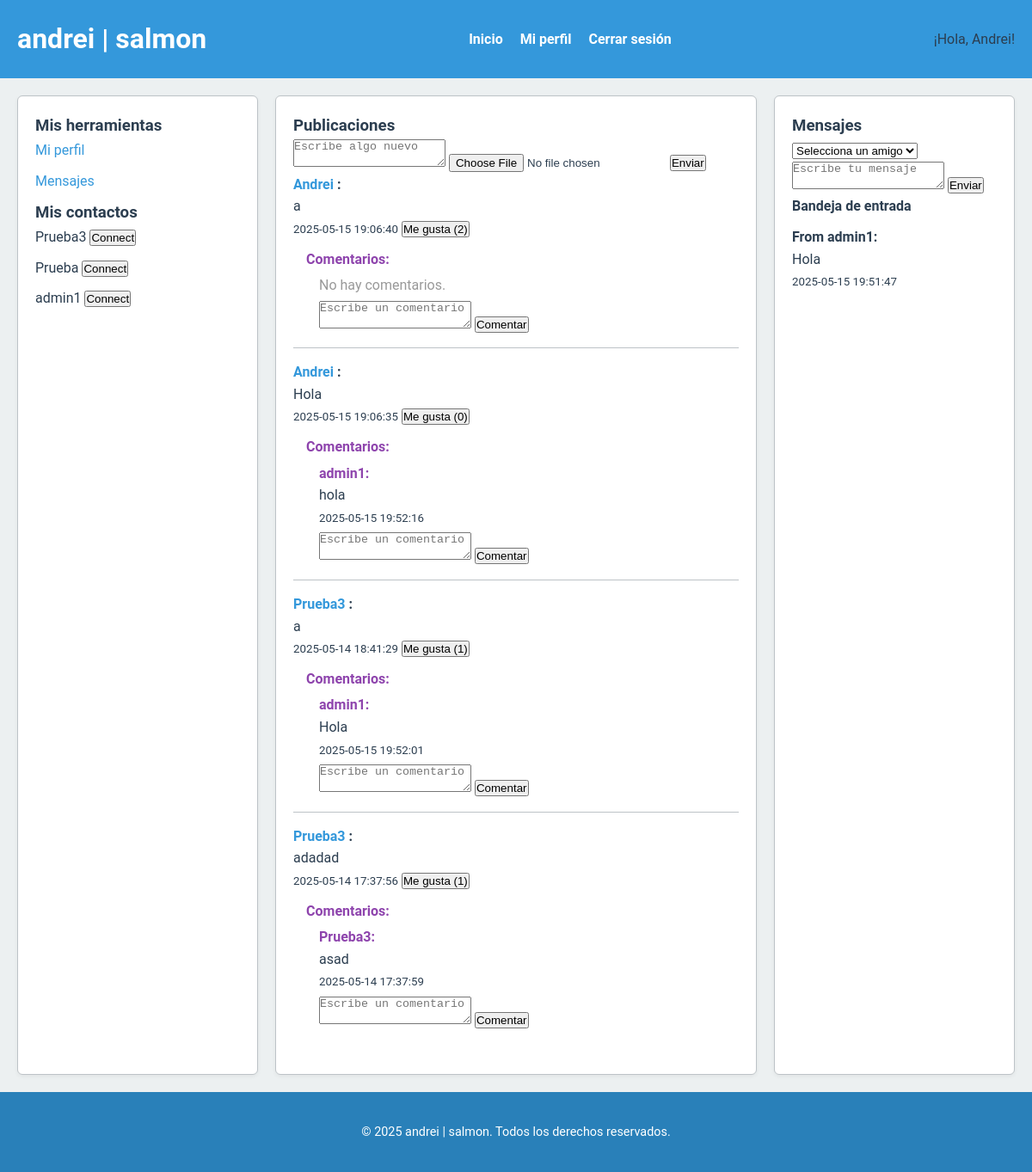
Screenshot of /index.php (signed in) with the database file from the repository.
### tables this page shows
CREATE TABLE users (
            id INTEGER PRIMARY KEY AUTOINCREMENT,
            username TEXT UNIQUE NOT NULL,
            password TEXT NOT NULL
        );

CREATE TABLE comments (
            id INTEGER PRIMARY KEY AUTOINCREMENT,
            post_id INTEGER NOT NULL,
            user_id INTEGER NOT NULL,
            content TEXT NOT NULL,
            created_at DATETIME DEFAULT CURRENT_TIMESTAMP,
            FOREIGN KEY(post_id) REFERENCES posts(id),
            FOREIGN KEY(user_id) REFERENCES users(id)
        );

CREATE TABLE messages (
            id INTEGER PRIMARY KEY AUTOINCREMENT,
            sender_id INTEGER NOT NULL,
            recipient_id INTEGER NOT NULL,
            content TEXT NOT NULL,
            created_at DATETIME DEFAULT CURRENT_TIMESTAMP,
            FOREIGN KEY(sender_id) REFERENCES users(id),
            FOREIGN KEY(recipient_id) REFERENCES users(id)
        );

### src/Models/User.php (called while the page is built, shortened)
<?php
class User {
    private $db;
    public function __construct($db) {
        $this->db = $db;
    }
    public function findById($id) {
        $stmt = $this->db->prepare('SELECT * FROM users WHERE id = ?');
        $stmt->bindValue(1, $id, SQLITE3_INTEGER);
        $result = $stmt->execute();
        return $result->fetchArray(SQLITE3_ASSOC);
    }
    public function getAllExcept($excludeId) {
        $stmt = $this->db->prepare('SELECT * FROM users WHERE id != ?');
        $stmt->bindValue(1, $excludeId, SQLITE3_INTEGER);
        $result = $stmt->execute();
        $users = [];
        while ($row = $result->fetchArray(SQLITE3_ASSOC)) {
            $users[] = $row;
        }
        return $users;
    }
}
?>

### src/Helpers/Utils.php (called while the page is built, shortened)
<?php
function escape($string) {
    return htmlspecialchars($string, ENT_QUOTES, 'UTF-8');
}
?>

### src/Models/Post.php (called while the page is built, shortened)
<?php
class Post {
    private $db;
    public function __construct($db) {
        $this->db = $db;
    }
    public function getFeedPosts($userId) {
        $stmt = $this->db->prepare('
            SELECT
                posts.id AS post_id,
                posts.user_id AS post_user_id,
                posts.content,
                posts.image_path,
                posts.created_at,
                users.username,
                (SELECT COUNT(*) FROM likes WHERE likes.post_id = posts.id) AS like_count
            FROM posts
            JOIN users ON posts.user_id = users.id
            WHERE posts.user_id = ?
               OR posts.user_id IN (SELECT friend_id FROM connections WHERE user_id = ?)
            ORDER BY posts.created_at DESC
        ');
        $stmt->bindValue(1, $userId, SQLITE3_INTEGER);
        $stmt->bindValue(2, $userId, SQLITE3_INTEGER);
        $result = $stmt->execute();
        $posts = [];
        while ($row = $result->fetchArray(SQLITE3_ASSOC)) {
            $posts[] = $row;
        }
        return $posts;
    }
}
?>

### src/Models/Comment.php (called while the page is built, shortened)
<?php
class Comment {
    private $db;
    public function __construct($db) {
        $this->db = $db;
    }
    public function getCommentsByPostId($postId) {
        $stmt = $this->db->prepare('
            SELECT c.*, u.username
            FROM comments c
            JOIN users u ON c.user_id = u.id
            WHERE c.post_id = ?
            ORDER BY c.created_at ASC
        ');
        $stmt->bindValue(1, $postId, SQLITE3_INTEGER);
        $result = $stmt->execute();
        $comments = [];
        while ($row = $result->fetchArray(SQLITE3_ASSOC)) {
            $comments[] = $row;
        }
        return $comments;
    }
}
?>

### src/Models/Message.php (called while the page is built, shortened)
<?php
class Message {
    private $db;
    public function __construct($db) {
        $this->db = $db;
    }
    public function getInbox($userId) {
        $stmt = $this->db->prepare('
            SELECT m.*, u.username AS sender_username
            FROM messages m
            JOIN users u ON m.sender_id = u.id
            WHERE m.recipient_id = ?
            ORDER BY m.created_at DESC
        ');
        $stmt->bindValue(1, $userId, SQLITE3_INTEGER);
        $result = $stmt->execute();
        $messages = [];
        while ($row = $result->fetchArray(SQLITE3_ASSOC)) {
            $messages[] = $row;
        }
        return $messages;
    }
}
?>

### views/home.php (the view, shortened to what this page needs)
<?php
include_once __DIR__ . '/header.php';
if (!isset($db)) {
    $db = (new Database())->getConnection();
}
require_once __DIR__ . '/../src/Models/Post.php';
$postModel = new Post($db);
$posts = $postModel->getFeedPosts($_SESSION['user_id']);
require_once __DIR__ . '/../src/Models/Comment.php';
$commentModel = new Comment($db);
foreach ($posts as &$post) {
    $post['comments'] = $commentModel->getCommentsByPostId($post['post_id']);
}
$others = $userModel->getAllExcept($_SESSION['user_id']);
require_once __DIR__ . '/../src/Models/Message.php';
$messageModel = new Message($db);
$messages = $messageModel->getInbox($_SESSION['user_id']);
?>
<main>
    <div class="left pane">
        <h3>Mis herramientas</h3>
        <ul>
            <li><a href="?action=profile">Mi perfil</a></li>
            <li><a href="#messages">Mensajes</a></li>
        </ul>
        <h3>Mis contactos</h3>
        <ul>
            <?php foreach ($others as $other): ?>
                <li>
                    <?php echo escape($other['username']); ?>
                    <form method="post" style="display:inline;">
                        <button type="submit">Connect</button>
                    </form>
                </li>
            <?php endforeach; ?>
        </ul>
    </div>
    <div class="center pane">
        <h3>Publicaciones</h3>
        <form method="post" enctype="multipart/form-data">
            <textarea name="content" placeholder="Escribe algo nuevo" required></textarea>
            <input type="file" name="image" accept=".jpg,.jpeg,.png">
            <button type="submit">Enviar</button>
        </form>
        <?php foreach ($posts as $post): ?>
            <div class="post">
                <strong>
                    <a href="?action=profile&user_id=<?php echo $post['post_user_id']; ?>">
                        <?php echo escape($post['username']); ?>
                    </a>:
                </strong>
                <p><?php echo escape($post['content']); ?></p>
                <small><?php echo escape($post['created_at']); ?></small>
                <form method="post" style="display:inline;">
                    <button type="submit">Me gusta (<?php echo $post['like_count']; ?>)</button>
                </form>
                <div class="comments" style="margin-top:10px;">
                    <strong>Comentarios:</strong>
                    <?php if (!empty($post['comments'])): ?>
                        <?php foreach ($post['comments'] as $comment): ?>
                            <div style="margin: 5px 0 0 15px;">
                                <strong><?php echo escape($comment['username']); ?>:</strong>
                                <p style="margin:0;"><?php echo escape($comment['content']); ?></p>
                                <small><?php echo escape($comment['created_at']); ?></small>
                            </div>
                        <?php endforeach; ?>
                    <?php else: ?>
                        <p style="margin: 5px 0 0 15px; color:#999;">No hay comentarios.</p>
                    <?php endif; ?>
                    <form method="post" style="margin-top: 5px; margin-left:15px;">
                        <textarea name="comment_content" rows="2" placeholder="Escribe un comentario" required></textarea>
                        <button type="submit">Comentar</button>
                    </form>
                </div>
            </div>
        <?php endforeach; ?>
    </div>
    <div class="right pane" id="messages">
        <h3>Mensajes</h3>
        <form method="post">
            <select name="recipient_id" required>
                <option value="" disabled selected>Selecciona un amigo</option>
            </select>
            <textarea name="message_content" placeholder="Escribe tu mensaje" required></textarea>
            <button type="submit">Enviar</button>
        </form>
        <h4>Bandeja de entrada</h4>
        <?php foreach ($messages as $message): ?>
            <div class="message">
                <strong>From <?php echo escape($message['sender_username']); ?>:</strong>
                <p><?php echo escape($message['content']); ?></p>
                <small><?php echo escape($message['created_at']); ?></small>
            </div>
        <?php endforeach; ?>
    </div>
</main>
<?php
include_once __DIR__ . '/footer.php';
?>

### views/header.php (shortened to what this page needs)
<!DOCTYPE html>
<html lang="es">
<head>
    <link rel="stylesheet" href="assets/css/styles.css">
</head>
<body>
<header>
    <div class="header-container">
        <h1>andrei | salmon</h1>
        <nav>
            <ul>
                <li><a href="index.php">Inicio</a></li>
                <li><a href="index.php?action=profile">Mi perfil</a></li>
                <li><a href="?action=logout">Cerrar sesión</a></li>
            </ul>
        </nav>
        <div class="user-info">
            <?php
            if (isset($user) && isset($user['username'])) {
                echo "¡Hola, " . escape($user['username']) . "!";
            } else {
                echo "¡Hola, Usuario!";
            }
            ?>
        </div>
    </div>
</header>

### public/assets/css/styles.css (style rules this page uses)
* { margin: 0; padding: 0; box-sizing: border-box; }
:root { --primary-color: #3498db; --primary-dark: #2980b9; --accent-color: #8e44ad; --bg-color: #ecf0f1; --text-color: #2c3e50; --divider-color: #bdc3c7; --error-color: #e74c3c; --font-family: 'Roboto', sans-serif; }
body { font-family: var(--font-family); font-size: 16px; background-color: var(--bg-color); color: var(--text-color); line-height: 1.6; }
header { background-color: var(--primary-color); padding: 20px 0; }
.header-container { max-width: 1200px; margin: 0 auto; padding: 0 20px; display: flex; justify-content: space-between; align-items: center; }
header h1 { font-size: 2rem; color: #fff; }
header nav ul { list-style: none; display: flex; gap: 20px; }
header nav ul li a { color: #fff; text-decoration: none; font-weight: bold; transition: color 0.2s ease-in-out; }
form { width: 100%; }
main { max-width: 1200px; margin: 20px auto; display: grid; grid-template-columns: 1fr 2fr 1fr; gap: 20px; padding: 0 20px; }
.pane { background: #fff; border: 1px solid var(--divider-color); border-radius: 6px; padding: 20px; box-shadow: 0 2px 5px rgba(0, 0, 0, 0.05); }
.pane ul { list-style: none; padding-left: 0; }
.pane ul li { margin-bottom: 10px; }
.post { border-bottom: 1px solid var(--divider-color); padding-bottom: 15px; margin-bottom: 15px; }
.post:last-child { border-bottom: none; }
.comments { margin-top: 10px; padding-left: 15px; }
.comments div { margin-bottom: 10px; }
.comments strong { color: var(--accent-color); }
.message { border-bottom: 1px solid var(--divider-color); padding: 10px 0; }
.message:last-child { border-bottom: none; }
a { text-decoration: none; color: var(--primary-color); transition: color 0.2s; }

### rows the page displays
users: username "Andrei"
users: username "Prueba3"
users: username "Prueba"
users: username "admin1"
comments: user.username "admin1", content "hola", created_at "2025-05-15 19:52:16"
comments: user.username "admin1", content "Hola", created_at "2025-05-15 19:52:01"
comments: user.username "Prueba3", content "asad", created_at "2025-05-14 17:37:59"
messages: sender.username "admin1", content "Hola", created_at "2025-05-15 19:51:47"

### other values shown
$post['username'] "Andrei"
$post['content'] "a"
$post['created_at'] "2025-05-15 19:06:40"
$post['like_count'] "2"
$post['content'] "Hola"
$post['created_at'] "2025-05-15 19:06:35"
$post['like_count'] "0"
$post['username'] "Prueba3"
$post['created_at'] "2025-05-14 18:41:29"
$post['like_count'] "1"
$post['content'] "adadad"
$post['created_at'] "2025-05-14 17:37:56"
